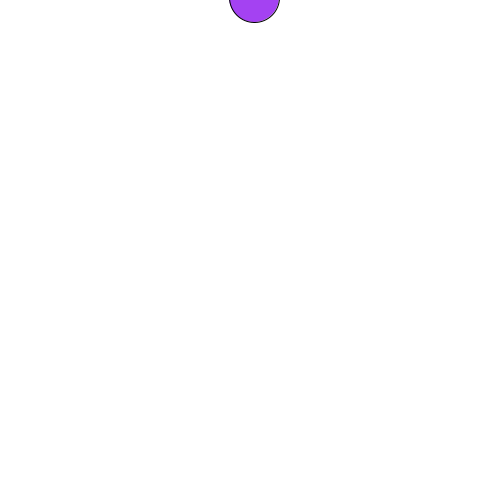
Frame 1 (no input)
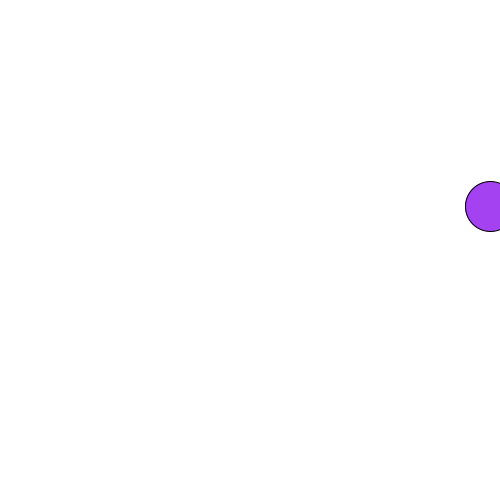
Frame 60 (the mouse pressed at the canvas centre just before this capture)
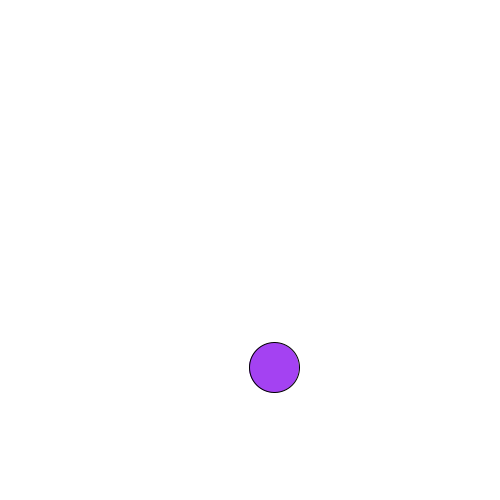
Frame 120 (the mouse held since frame 60 and released just before this capture)

The Processing sketch that drew these frames (run headless with seeded random() and noise(); from frame 60 on, the mouse is pressed at the canvas centre):

// Processing sketch: assignment1_step2
// ── assignment1_step2.pde

particles p;

void setup(){
  size(500,500);
  p = new particles(new PVector(width/2,20));
}

void draw(){
  p.run();
  p.display();
}

// ── particles.pde
class particles {
  
  PVector location;
  PVector velocity;
  PVector acceleration;
  color colorOfBall = color(random(255),random(255),random(255));
  float disTime = 1000;
  
  particles(PVector location){
    this.acceleration = new PVector(0, 0.05);
    this.velocity = new PVector(4,2);
    this.location = location;
  }
 
  void display(){
    
    stroke(0, disTime);
    background(255);
    fill(colorOfBall, disTime);
    ellipse(location.x, location.y - 25, 50, 50);
    
  }
  
  void run(){
    velocity.add(acceleration);
    location.add(velocity);
    disTime -= 2;
    //side walls
    if((location.x>width) || (location.x < 0))
    {
      velocity.x = velocity.x * -1;
    }
    
    if((location.y > height) || (location.y < 0))
    {
      velocity.y = velocity.y * -1;
    }
    
    
}

}
